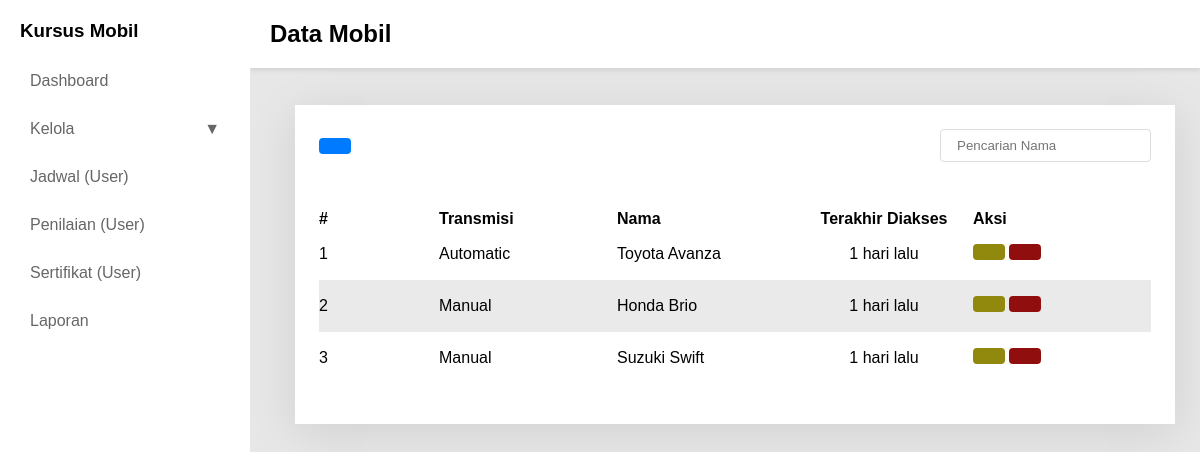
/cars/index.php, run on the app's committed database.
### tables this page shows
CREATE TABLE cars (
    id INT AUTO_INCREMENT PRIMARY KEY,
    name VARCHAR(50) NOT NULL,
    transmission ENUM('manual', "automatic") NOT NULL,
    status ENUM("active", "non-active") DEFAULT 'active',
    created_at TIMESTAMP DEFAULT CURRENT_TIMESTAMP
);

### components/time_ago.php (called while the page is built, shortened)
<?php
function timeAgo(string $datetime): string {
    $timestamp = strtotime($datetime);
    $diff = time() - $timestamp;
    $units = [
        31536000 => 'tahun',
        2592000  => 'bulan',
        604800   => 'minggu',
        86400    => 'hari',
        3600     => 'jam',
        60       => 'menit',
        1        => 'detik'
    ];
    foreach ($units as $seconds => $label) {
        $value = floor($diff / $seconds);
        if ($value >= 1) {
            return "$value $label lalu";
        }
    }
    return 'baru saja';
}

### cars/index.php (the view, shortened to what this page needs)
<!DOCTYPE html>
<html lang="en">
<head>
  <link rel="stylesheet" href="../assets/css/style.css" />
</head>
<body>
  <?php sidebar() ?>
  <div class="content">
    <?php labelSidebar("Data Mobil") ?>
    <div class="content-body">
      <div class="container">
        <div action="" class="inputBx">
          <button class="btn primary" onclick="openModal('createModal')"><ion-icon name="add"></ion-icon></button>
          <input type="text" id="searchInput" placeholder="Pencarian Nama">
        </div>
        <div class="dataTable">
          <table id="dataTable">
            <thead>
              <tr>
                <th width="120">#</th>
                <th>Transmisi</th>
                <th>Nama</th>
                <th style="text-align: center;">Terakhir Diakses</th>
                <th>Aksi</th>
              </tr>
            </thead>
            <?php
            include_once("../database/connect.php");
            $Cars = mysqli_query($connect, "SELECT * FROM Cars ORDER BY created_at DESC");
            ?>
            <tbody>
              <?php while ($car = mysqli_fetch_object($Cars)): ?>
                <tr>
                  <td><?= $car->id ?></td>
                  <td style="text-transform: capitalize"><?= $car->transmission ?></td>
                  <td><?= $car->name ?></td>
                  <td style="text-align: center;"><?= timeAgo($car->created_at) ?></td>
                  <td>
                    <a href="?edit=<?= $car->id ?>" class="btn warning"><ion-icon name="create-outline"></ion-icon></a>
                    <a href="?delete=<?= $car->id ?>" class="btn danger" onclick="return confirm('Yakin hapus?')"><ion-icon name="trash-bin-outline"></ion-icon></a>
                  </td>
                </tr>
              <?php endwhile ?>
            </tbody>
          </table>
        </div>
      </div>
    </div>
  </div>
</body>
</html>

### components/sidebar.php (shortened to what this page needs)
<?php function sidebar()
{ ?>
  <div class="sidebar">
    <div class="sidebar-action">
      <h3>Kursus Mobil</h3>
      <button class="toggle-btn" onclick="toggleSidebar()">
      </button>
    </div>
    <a href="../dashboard.php">Dashboard</a>
    <button class="dropdown" onclick="toggleDropdown()">Kelola <span>▼</span></button>
    <a href="#">Jadwal (User)</a>
    <a href="#">Penilaian (User)</a>
    <a href="#">Sertifikat (User)</a>
    <a href="#">Laporan</a>
  </div>
<?php } ?>

### components/label_sidebar.php (shortened to what this page needs)
<?php function labelSidebar($title)
{ ?>
  <div class='fixed-header'>
    <h2><?= $title ?></h2>
  </div>
<?php } ?>

### assets/css/style.css (style rules this page uses)
* { margin: 0; padding: 0; box-sizing: border-box; font-family: "Inter Tight", sans-serif; }
a { display: inline-block; text-decoration: none; }
button { outline: none; border: none; display: flex; align-items: center; }
body { display: flex; flex-direction: row; background: #e7e7e7; }
.sidebar { width: 250px; height: 100vh; background: #fff; padding: 20px; position: fixed; transition: width 0.3s; overflow: hidden; z-index: 10; }
.sidebar a, .sidebar .dropdown { transition: 0.3s; opacity: 0.75; }
.sidebar h3 { transition: opacity 0.3s; }
.sidebar a { display: block; padding: 10px; color: #333; margin-bottom: 10px; }
.dropdown { cursor: pointer; padding: 10px; color: #333; background: none; border: none; width: 100%; text-align: left; font-size: 16px; display: flex; justify-content: space-between; margin-bottom: 10px; }
.sidebar-action { display: flex; justify-content: space-between; align-items: center; margin-bottom: 20px; }
.toggle-btn { background: transparent; color: 222; border: none; padding: 5px 10px; cursor: pointer; border-radius: 5px; font-size: 1.5em; }
.content { position: relative; margin-left: 270px; padding: 25px; width: calc(100% - 270px); transition: margin-left 0.3s; }
.fixed-header { position: fixed; top: 0; right: 0; width: calc(100% - 250px); background: white; padding: 20px; box-shadow: 0 2px 5px rgba(0, 0, 0, 0.1); display: flex; justify-content: space-between; }
.content-body { margin-top: 80px; background: #fff; padding: 24px; box-shadow: 0px 8px 45px rgba(0, 0, 0, 0.1); }
.inputBx { width: 100%; display: flex; justify-content: space-between; align-items: center; margin-bottom: 48px; }
.btn { padding: 8px 16px; border-radius: 4px; transition: 0.5s; }
.primary { background: #007bff; color: #fff; }
.warning { background: #91880e; color: #fff; }
.danger { background: #910e0e; color: #fff; }
input { border: 1px solid #ddd; outline: none; padding: 8px 16px; border-radius: 4px; }
.dataTable { display: flex; }
table { width: 100%; border-collapse: collapse; table-layout: fixed; }
tr { text-align: left; }
td { padding: 16px 0; }
thead { padding: 16px; }
tr:nth-child(even) { background: #eaeaea; }
.dataTable { margin: 16px 0; position: relative; width: 100%; border-radius: 8px; }

### data on the page
cars: id "1", transmission "Automatic", name "Toyota Avanza", created_at "1 hari lalu"
cars: id "2", transmission "Manual", name "Honda Brio", created_at "1 hari lalu"
cars: id "3", transmission "Manual", name "Suzuki Swift", created_at "1 hari lalu"

### other printed values
$title "Data Mobil"
